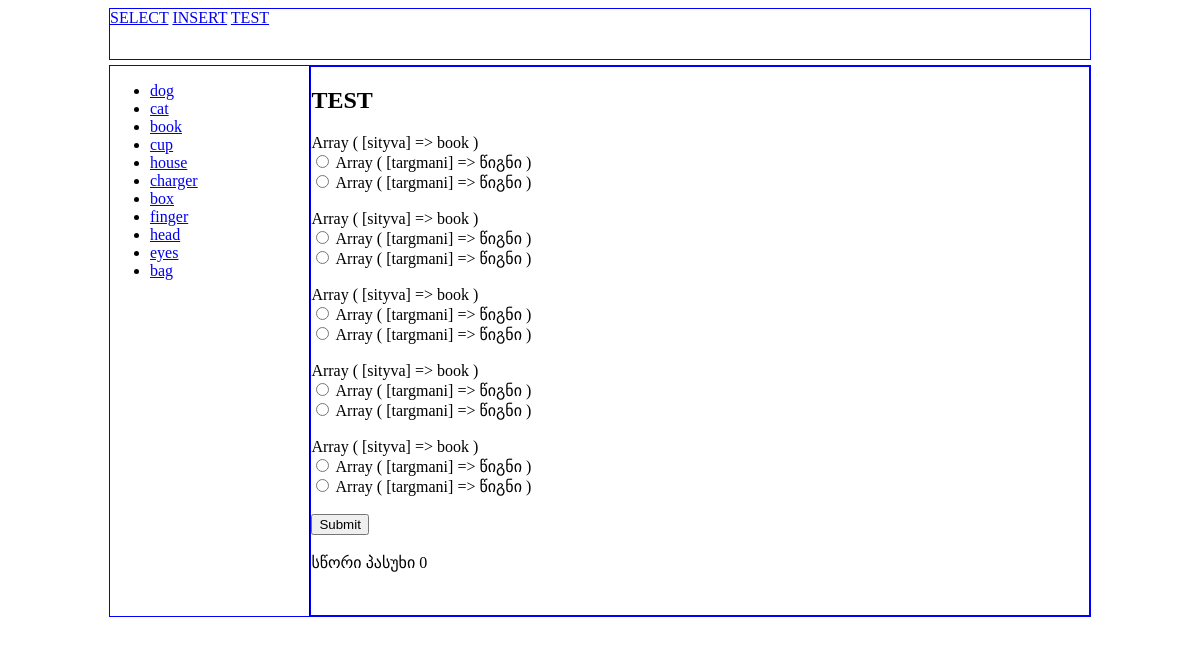
The app's page /?top=test with its own data.
### tables this page shows
CREATE TABLE `words` (
  `id` int(11) NOT NULL,
  `sityva` text NOT NULL,
  `targmani` text NOT NULL
);

### blocks/body.php (the view)
<div class="body">
<nav>
    <ul>
    <?php
        $query = "SELECT * FROM words";
        $result = mysqli_query($connection, $query);
        if(!$result){
            die("Error!");
        }else{
            while($row = mysqli_fetch_assoc($result)){
                echo "<li><a href='?cat=".$row["sityva"]."'>".$row["sityva"]."</a></li>";
            }
        }
    ?>
    </ul>
</nav>
<?php
    if(isset($_GET['top']) && $_GET['top']=="insert"){
        include "view/insert.php";
    }elseif(isset($_GET['top']) && $_GET['top']=="test"){
        include "view/test.php";
    }
    else{
        include "view/select.php";
    }
?>
</div>

### index.php (shortened to what this page needs)
<?php
    include "blocks/dbconnect.php";
?>
<!DOCTYPE html>
<html lang="en">
<head>
    <link rel="stylesheet" href="style.css">
</head>
<body>
   <?php
        include "blocks/topnav.php";
        include "blocks/body.php";
   ?>
</body>
</html>

### blocks/topnav.php
<nav class="topnav">
    <a href="index.php">SELECT</a>
    <a href="?top=insert">INSERT</a>
    <a href="?top=test">TEST</a>
</nav>

### view/test.php
<article>
    <h1>TEST</h1>
    <form method="post" action="index.php?top=test">
<?php $asda = "SELECT sityva FROM words ORDER BY RAND() LIMIT 1";
$result1 = mysqli_query($connection, $asda);
$row1 = mysqli_fetch_assoc($result1);
print_r($row1); ?>
<br>
  <input type="radio" name="pirveli" value="1">
<?php $asda = "SELECT targmani FROM words ORDER BY RAND() LIMIT 1";
$result1 = mysqli_query($connection, $asda);
$row1 = mysqli_fetch_assoc($result1);
print_r($row1); ?>
  <br>
  <input type="radio" name="pirveli" value="2">
  <?php $asda = "SELECT targmani FROM words ORDER BY RAND() LIMIT 1";
$result1 = mysqli_query($connection, $asda);
$row1 = mysqli_fetch_assoc($result1);
print_r($row1); ?>
  <br>
  <br>
  <?php $asda = "SELECT sityva FROM words ORDER BY RAND() LIMIT 1";
$result1 = mysqli_query($connection, $asda);
$row1 = mysqli_fetch_assoc($result1);
print_r($row1); ?><br>
  <input type="radio" name="meore" value="3">
  <?php $asda = "SELECT targmani FROM words ORDER BY RAND() LIMIT 1";
$result1 = mysqli_query($connection, $asda);
$row1 = mysqli_fetch_assoc($result1);
print_r($row1); ?> <br>
  <input type="radio" name="meore" value="4">
  <?php $asda = "SELECT targmani FROM words ORDER BY RAND() LIMIT 1";
$result1 = mysqli_query($connection, $asda);
$row1 = mysqli_fetch_assoc($result1);
print_r($row1); ?> <br>
  <br>
  <?php $asda = "SELECT sityva FROM words ORDER BY RAND() LIMIT 1";
$result1 = mysqli_query($connection, $asda);
$row1 = mysqli_fetch_assoc($result1);
print_r($row1); ?><br>
  <input type="radio" name="mesame" value="5">
  <?php $asda = "SELECT targmani FROM words ORDER BY RAND() LIMIT 1";
$result1 = mysqli_query($connection, $asda);
$row1 = mysqli_fetch_assoc($result1);
print_r($row1); ?> <br>
  <input type="radio" name="mesame" value="6">
  <?php $asda = "SELECT targmani FROM words ORDER BY RAND() LIMIT 1";
$result1 = mysqli_query($connection, $asda);
$row1 = mysqli_fetch_assoc($result1);
print_r($row1); ?> <br>
  <br>
  <?php $asda = "SELECT sityva FROM words ORDER BY RAND() LIMIT 1";
$result1 = mysqli_query($connection, $asda);
$row1 = mysqli_fetch_assoc($result1);
print_r($row1); ?>
<br>
<input type="radio" name="meotxe" value="7">
<?php $asda = "SELECT targmani FROM words ORDER BY RAND() LIMIT 1";
$result1 = mysqli_query($connection, $asda);
$row1 = mysqli_fetch_assoc($result1);
print_r($row1); ?>
 <br>
<input type="radio" name="meotxe" value="8">
<?php $asda = "SELECT targmani FROM words ORDER BY RAND() LIMIT 1";
$result1 = mysqli_query($connection, $asda);
$row1 = mysqli_fetch_assoc($result1);
print_r($row1); ?> <br>
<br>
<?php $asda = "SELECT sityva FROM words ORDER BY RAND() LIMIT 1";
$result1 = mysqli_query($connection, $asda);
$row1 = mysqli_fetch_assoc($result1);
print_r($row1); ?>
<br>
<input type="radio" name="mexute" value="9">
<?php $asda = "SELECT targmani FROM words ORDER BY RAND() LIMIT 1";
$result1 = mysqli_query($connection, $asda);
$row1 = mysqli_fetch_assoc($result1);
print_r($row1); ?>
<br>
<input type="radio" name="mexute" value="10">
<?php $asda = "SELECT targmani FROM words ORDER BY RAND() LIMIT 1";
$result1 = mysqli_query($connection, $asda);
$row1 = mysqli_fetch_assoc($result1);
print_r($row1); ?>
<br>
<br>
  <input type="submit" value="Submit"> <br><br>
</form>
<?php
$pirveli = $_POST["pirveli"];
$meore = $_POST["meore"];
$mesame = $_POST["mesame"];
$meotxe = $_POST["meotxe"];
$mexute = $_POST["mexute"];
    if($pirveli == $row1){
    $kitxva1 = true;
}else{
    $kitxva1 = false;
}
if($meore == $row1){
    $kitxva2 = true;
}else{
    $kitxva2 = false;
}
if($mesame == $row1){
    $kitxva3 = true;
}else{
    $kitxva3 = false;
}
if($meotxe == $row1){
    $kitxva4 = true;
}else{
    $kitxva4 = false;
}
if($mexute == $row1){
    $kitxva5 = true;
}else{
    $kitxva5 = false;
}
$pasuxebi = array($kitxva1, $kitxva2, $kitxva3, $kitxva4, $kitxva5);
echo "სწორი პასუხი ";
echo count(array_filter($pasuxebi));
?>
</article>

### style.css (style rules this page uses)
header, .body, .topnav, footer { width: 980px; border: solid 1px blue; margin: 5px auto; }
.topnav { height: 50px; }
.body { height: 550px; display: flex; }
nav { width: 200px; height: 550px; border-right: 1px solid black; }
article { width: 780px; min-height: 500px; border: 1px solid blue; }

### records on screen
words: sityva "dog"
words: sityva "cat"
words: sityva "book"
words: sityva "cup"
words: sityva "house"
words: sityva "charger"
words: sityva "box"
words: sityva "finger"
words: sityva "head"
words: sityva "eyes"
words: sityva "bag"

### other values on screen
count(array_filter($pasuxebi)) "0"
